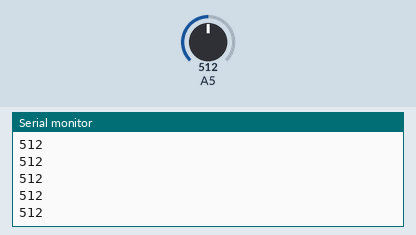
This sketch was run on a simulated Arduino Uno, built with avr-gcc and run on an emulated ATmega328P. Shown: the last lines printed to the serial monitor. The inputs (shaded band) are chosen by the test bench; at power-on: A5 = 512.

Above: at 1.2 s.
1.3 s: A5 set to 716
At 2.0 s:
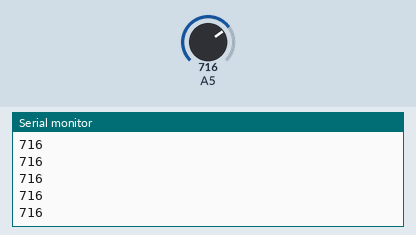
2.8 s: A5 set to 900
At 3.6 s:
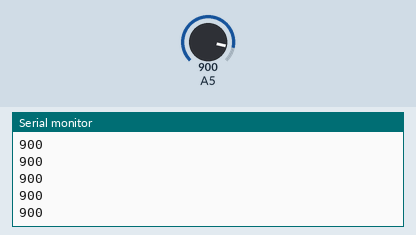
Timing chart, 0 to 5.8 s (numbered marks = the images above; inputs shaded):
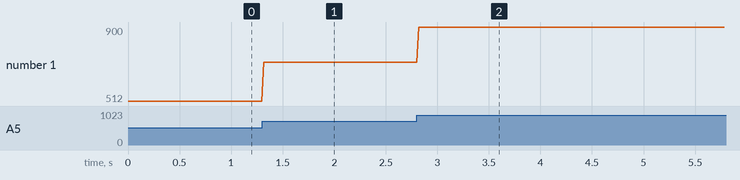

The sketch:

main.ino
```cpp
/* void setup() {
    Serial.begin(115200);  //initial the Serial

}

void loop() {
    if (Serial.available())  {
        Serial.write(Serial.read());//send what has been received
        Serial.println();   //print line feed character
    }
}
*/

// Pin 13 has an LED connected on most Arduino boards.
int x = 0;

void setup() {
    pinMode(A5, INPUT);
    Serial.begin(9600);
}

void loop() {
  // print labels
    int val = analogRead(A5);
    Serial.println(val);
    delay(20);
}
```

Measured:
- after the input at 1.3 s, the serial monitor: prints a new line at once (image 1)
- after the input at 2.8 s, the serial monitor: prints a new line at once (image 2)
- plotted number 1: 512 → 716 after the input at 1.3 s, 716 → 900 after the input at 2.8 s
